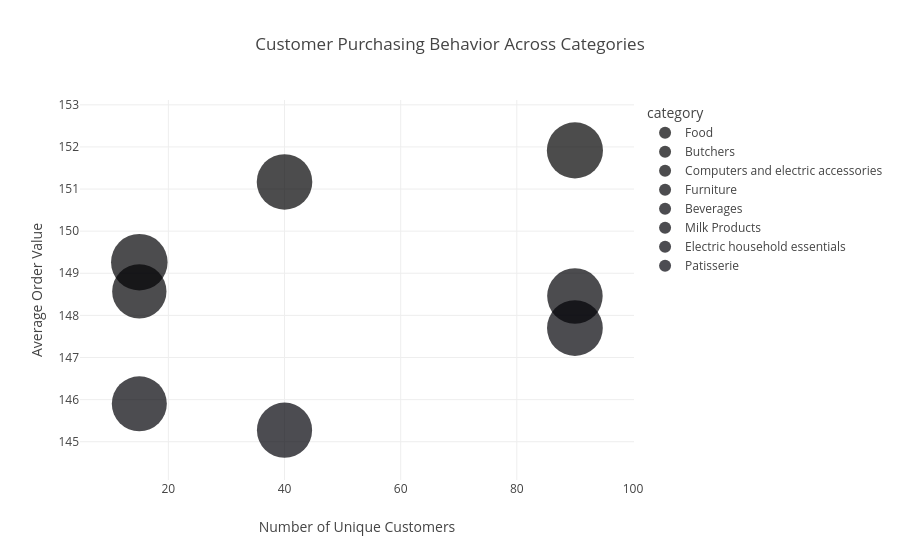

Write notebook code for a chart like this one.
### Markdown cell above
##### Visualization – Avg Order Value vs Customers

### Code cell
fig = px.scatter(
    customer_category_behavior.reset_index(),
    x='unique_customers',
    y='avg_order_value',
    size='avg_quantity',
    color='category',
    title='Customer Purchasing Behavior Across Categories',
    labels={
        'unique_customers': 'Number of Unique Customers',
        'avg_order_value': 'Average Order Value'
    },
    size_max=40
)

fig.update_layout(title_x=0.5)
fig.show()

### Figure 1 — Plotly figure (JSON) as saved in the notebook; plotly's stock layout.template omitted (floating-point values rounded to 4 significant figures)
{"data": [{"hovertemplate": "category=Food<br>Number of Unique Customers=%{x}<br>Average Order Value=%{y}<br>avg_quantity=%{marker.size}<extra></extra>", "legendgroup": "Food", "marker": {"color": "#000001", "size": [6.582], "sizemode": "area", "sizeref": 0.004177, "symbol": "circle"}, "mode": "markers", "name": "Food", "orientation": "v", "showlegend": true, "type": "scatter", "x": [90], "xaxis": "x", "y": [151.9], "yaxis": "y"}, {"hovertemplate": "category=Butchers<br>Number of Unique Customers=%{x}<br>Average Order Value=%{y}<br>avg_quantity=%{marker.size}<extra></extra>", "legendgroup": "Butchers", "marker": {"color": "#000002", "size": [6.454], "sizemode": "area", "sizeref": 0.004177, "symbol": "circle"}, "mode": "markers", "name": "Butchers", "orientation": "v", "showlegend": true, "type": "scatter", "x": [40], "xaxis": "x", "y": [151.2], "yaxis": "y"}, {"hovertemplate": "category=Computers and electric accessories<br>Number of Unique Customers=%{x}<br>Average Order Value=%{y}<br>avg_quantity=%{marker.size}<extra></extra>", "legendgroup": "Computers and electric accessories", "marker": {"color": "#000003", "size": [6.684], "sizemode": "area", "sizeref": 0.004177, "symbol": "circle"}, "mode": "markers", "name": "Computers and electric accessories", "orientation": "v", "showlegend": true, "type": "scatter", "x": [15], "xaxis": "x", "y": [149.3], "yaxis": "y"}, {"hovertemplate": "category=Furniture<br>Number of Unique Customers=%{x}<br>Average Order Value=%{y}<br>avg_quantity=%{marker.size}<extra></extra>", "legendgroup": "Furniture", "marker": {"color": "#000004", "size": [6.165], "sizemode": "area", "sizeref": 0.004177, "symbol": "circle"}, "mode": "markers", "name": "Furniture", "orientation": "v", "showlegend": true, "type": "scatter", "x": [15], "xaxis": "x", "y": [148.6], "yaxis": "y"}, {"hovertemplate": "category=Beverages<br>Number of Unique Customers=%{x}<br>Average Order Value=%{y}<br>avg_quantity=%{marker.size}<extra></extra>", "legendgroup": "Beverages", "marker": {"color": "#000005", "size": [6.433], "sizemode": "area", "sizeref": 0.004177, "symbol": "circle"}, "mode": "markers", "name": "Beverages", "orientation": "v", "showlegend": true, "type": "scatter", "x": [90], "xaxis": "x", "y": [148.5], "yaxis": "y"}, {"hovertemplate": "category=Milk Products<br>Number of Unique Customers=%{x}<br>Average Order Value=%{y}<br>avg_quantity=%{marker.size}<extra></extra>", "legendgroup": "Milk Products", "marker": {"color": "#000006", "size": [6.501], "sizemode": "area", "sizeref": 0.004177, "symbol": "circle"}, "mode": "markers", "name": "Milk Products", "orientation": "v", "showlegend": true, "type": "scatter", "x": [90], "xaxis": "x", "y": [147.7], "yaxis": "y"}, {"hovertemplate": "category=Electric household essentials<br>Number of Unique Customers=%{x}<br>Average Order Value=%{y}<br>avg_quantity=%{marker.size}<extra></extra>", "legendgroup": "Electric household essentials", "marker": {"color": "#000007", "size": [6.325], "sizemode": "area", "sizeref": 0.004177, "symbol": "circle"}, "mode": "markers", "name": "Electric household essentials", "orientation": "v", "showlegend": true, "type": "scatter", "x": [15], "xaxis": "x", "y": [145.9], "yaxis": "y"}, {"hovertemplate": "category=Patisserie<br>Number of Unique Customers=%{x}<br>Average Order Value=%{y}<br>avg_quantity=%{marker.size}<extra></extra>", "legendgroup": "Patisserie", "marker": {"color": "#000008", "size": [6.353], "sizemode": "area", "sizeref": 0.004177, "symbol": "circle"}, "mode": "markers", "name": "Patisserie", "orientation": "v", "showlegend": true, "type": "scatter", "x": [40], "xaxis": "x", "y": [145.3], "yaxis": "y"}], "layout": {"legend": {"itemsizing": "constant", "title": {"text": "category"}, "tracegroupgap": 0}, "title": {"text": "Customer Purchasing Behavior Across Categories", "x": 0.5}, "xaxis": {"anchor": "y", "domain": [0, 1], "title": {"text": "Number of Unique Customers"}}, "yaxis": {"anchor": "x", "domain": [0, 1], "title": {"text": "Average Order Value"}}}}
